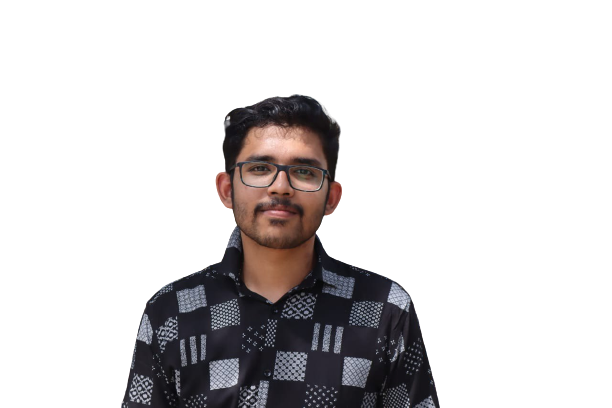
#> input picture photos/Alen.png, 612 x 408 px, given in place of the camera
$ python opencv18faceDetection.py
#> lines starting #> are read from the running program, lines starting #| are printed output that depends on the picture; after the words box and inside, x2 and y2 are one past the last pixel; in counts of white or black regions, pixels touching at a corner belong together
import numpy as np
import cv2
import os

dispW=420
dispH=380
#cam = cv2.VideoCapture('nvarguscamerasrc !  video/x-raw(memory:NVMM), width=3264, height=2464, format=NV12, framerate=21/1 ! nvvidconv flip-method='+str(flip)+' ! video/x-raw, width='+str(dispW)+', height='+str(dispH)+', format=BGRx ! videoconvert ! video/x-raw, format=BGR ! appsink')
cam = cv2.VideoCapture(0)
cam.set(cv2.CAP_PROP_FRAME_WIDTH,dispW)
cam.set(cv2.CAP_PROP_FRAME_HEIGHT,dispH)
face_cascade=cv2.CascadeClassifier(cv2.data.haarcascades + 'haarcascade_frontalface_default.xml')
#eye_cascade=cv2.CascadeClassifier('/home/melvin/Desktop/python/CASDES/eye.xml')
while True:
    # Capture frame-by-frame
    ret, frame = cam.read()
#> frame is the input picture: shape (408, 612, 3); mean B, G, R 211.8, 211.3, 213.6
    gray=cv2.cvtColor(frame,cv2.COLOR_BGR2GRAY)
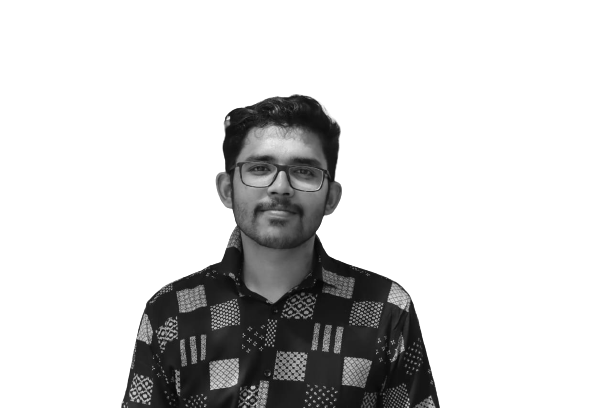
#> gray: shape (408, 612); min 7, max 255, mean 212
    faces=face_cascade.detectMultiScale(gray,1.3,5)
#> faces = [[224, 125, 115, 115]]
    #eye=eye_cascade.detectMultiScale(gray,1.3,5)
    for (x,y,w,h) in faces:
        cv2.rectangle(frame,(x,y),(x+w,y+h),(0,255,0),2)
#> this loop made 1 pass
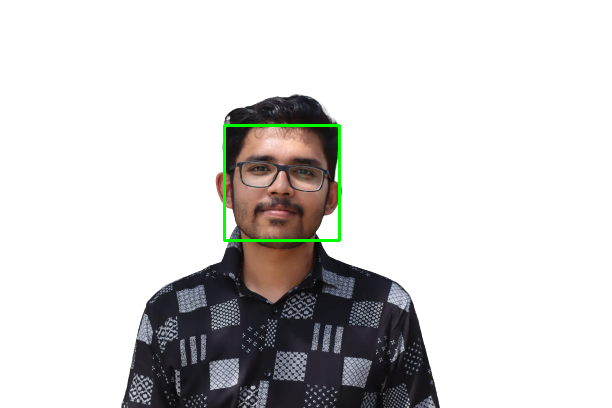
#> frame: shape (408, 612, 3); 0.55% of pixels changed, all inside (x1, y1, x2, y2) = (223, 124, 341, 242)


    #for (x,y,w,h) in eye:
        #cv2.rectangle(frame,(x,y),(x+w,y+h),(255,0,0),2)
    framesmall=cv2.resize(frame,(640,480))
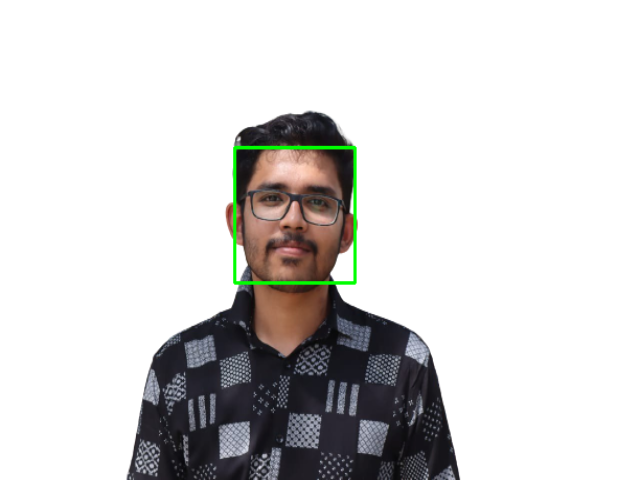
#> framesmall: shape (480, 640, 3); mean B, G, R 211.1, 211.9, 212.8
    cv2.imshow('frame', framesmall)
    cv2.moveWindow('frame',0,0)
    if cv2.waitKey(1) & 0xFF == ord('q'):
#> (key q is pressed here)
        break

# When everything done, release the capture
cam.release()
cv2.destroyAllWindows()

$ run again, on photos/Melvin.png
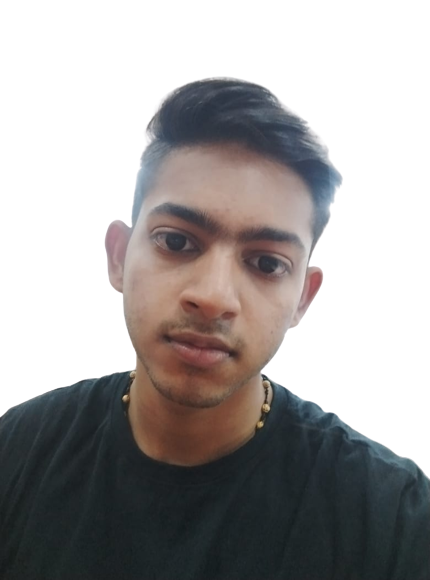
#> input picture photos/Melvin.png, 430 x 580 px, given in place of the camera
#> frame is the input picture: shape (580, 430, 3); mean B, G, R 161.7, 162.2, 165.1
#> faces = [[101, 161, 235, 235]]
#> the loop `for (x,y,w,h) in faces:` made 1 pass
#> after the loop `for (x,y,w,h) in faces:`:
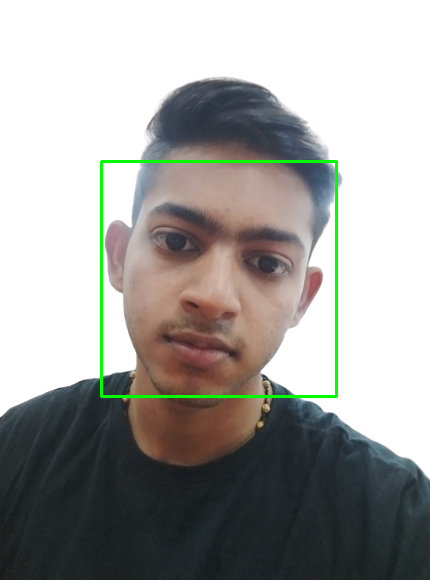
#> frame: shape (580, 430, 3); 1.13% of pixels changed, all inside (x1, y1, x2, y2) = (100, 160, 338, 398)
#> `framesmall=cv2.resize(frame,(640,480))`:
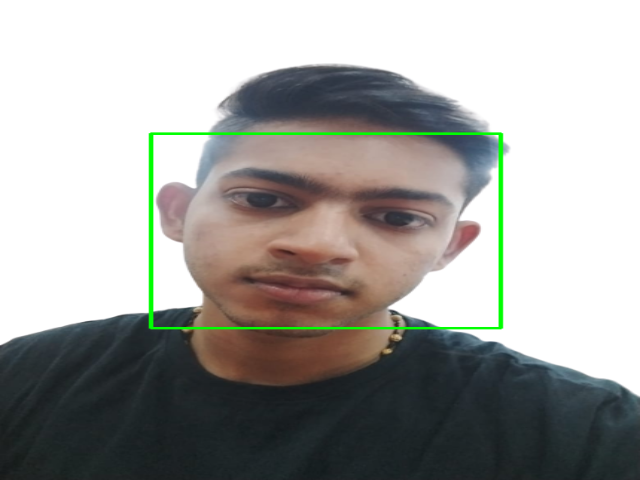
#> framesmall: shape (480, 640, 3); mean B, G, R 159.5, 162.9, 162.9
